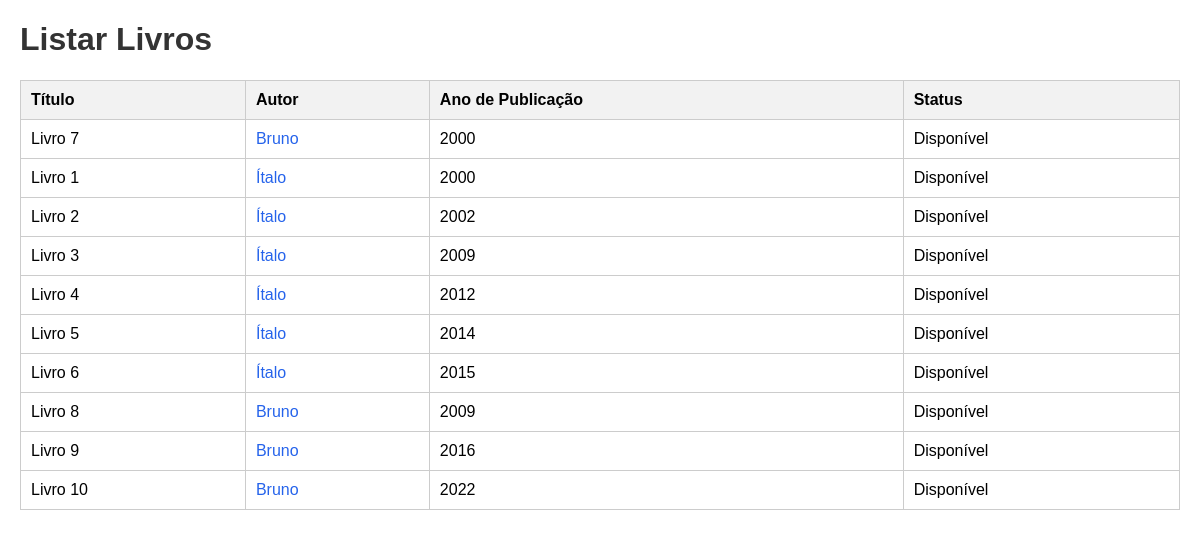
The page / on the database its author committed.
### biblioteca/models.py (models this page shows, shortened)
class Livro(models.Model):
    titulo = models.CharField(max_length=100)
    autores = models.ManyToManyField( #ligação de muitos para muitos entre Livro e autor
        Autor,
        related_name='livros',
        blank=True
    )
    categoria = models.ManyToManyField(
        Category,
        related_name='books',
        blank=True
    )
    ano_publicacao = models.IntegerField()
    disponivel = models.BooleanField(default=True)

class Autor(models.Model):
    nome = models.CharField(max_length=100)
    nacionalidade = models.CharField(max_length=50)
    class Meta:
        ordering = ['nome']
        verbose_name_plural = 'autores'

### biblioteca/views.py (the view)
# urls.py: path('', listar_livros, name='listar_livros'),
def listar_livros(request):
    livros = Livro.objects.all()
    return render(request, 'biblioteca/listar_livros.html', {'livros': livros})

### biblioteca/templates/biblioteca/listar_livros.html (shortened to what this page needs)
<!DOCTYPE html>
<html lang="pt-br">
<head>
</head>
<body>
    <h1>Listar Livros</h1>
    <table class="Tabela-livro">
        <tr>
            <th>Título</th>
            <th>Autor</th>
            <th>Ano de Publicação</th>
            <th>Status</th>
        </tr>
        {% for livro in livros %}
        <tr>
            <td>
                {{ livro.titulo }}
            </td>
            <td>
                {% for autor in livro.autores.all %}
                    <a href="{% url 'autor' autor.id %}">
                        {{ autor.nome }}
                    </a>
                {% endfor %}
            </td>
            <td>
                {{ livro.ano_publicacao }}
            </td>
            <td>
                {% if livro.disponivel %}
                    Disponível
                {% else %}
                    Indisponível
                {% endif %}
            </td>
        </tr>
        {% empty %}
        <tr>
            <td colspan="4">
                Nenhum livro cadastrado.
            </td>
        </tr>
        {% endfor %}
    </table>
</body>
</html>

### biblioteca/templates/biblioteca/listar_livros.html (style rules this page uses)
body { font-family: Arial, sans-serif; margin: 20px; }
h1 { color: #333; }
.Tabela-livro { width: 100%; border-collapse: collapse; }
.Tabela-livro th, .Tabela-livro td { border: 1px solid #ccc; padding: 10px; text-align: left; }
.Tabela-livro th { background-color: #f2f2f2; }
a { color: #2563eb; text-decoration: none; }

### rows shown on the page
Livro: titulo "Livro 7", ano_publicacao "2000", disponivel "Disponível"
Autor: nome "Bruno"
Livro: titulo "Livro 1", ano_publicacao "2000", disponivel "Disponível"
Autor: nome "Ítalo"
Livro: titulo "Livro 2", ano_publicacao "2002", disponivel "Disponível"
Livro: titulo "Livro 3", ano_publicacao "2009", disponivel "Disponível"
Livro: titulo "Livro 4", ano_publicacao "2012", disponivel "Disponível"
Livro: titulo "Livro 5", ano_publicacao "2014", disponivel "Disponível"
Livro: titulo "Livro 6", ano_publicacao "2015", disponivel "Disponível"
Livro: titulo "Livro 8", ano_publicacao "2009", disponivel "Disponível"
Livro: titulo "Livro 9", ano_publicacao "2016", disponivel "Disponível"
Livro: titulo "Livro 10", ano_publicacao "2022", disponivel "Disponível"
